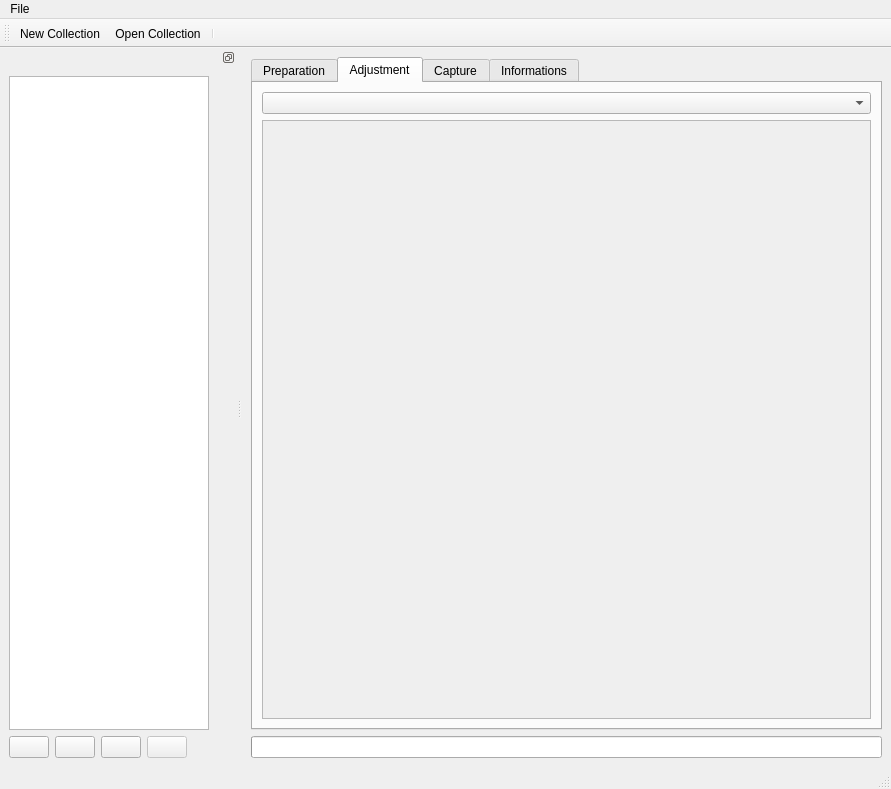
<?xml version="1.0" encoding="UTF-8"?>
<ui version="4.0">
 <class>MainWindow</class>
 <widget class="QMainWindow" name="MainWindow">
  <property name="geometry">
   <rect>
    <x>0</x>
    <y>0</y>
    <width>891</width>
    <height>789</height>
   </rect>
  </property>
  <property name="windowTitle">
   <string>MainWindow</string>
  </property>
  <property name="styleSheet">
   <string notr="true"/>
  </property>
  <widget class="QWidget" name="centralwidget">
   <layout class="QVBoxLayout" name="verticalLayout_2">
    <item>
     <widget class="QTabWidget" name="tab">
      <property name="currentIndex">
       <number>1</number>
      </property>
      <widget class="QWidget" name="preparationTab">
       <attribute name="title">
        <string>Preparation</string>
       </attribute>
      </widget>
      <widget class="QWidget" name="adjustmentTab">
       <attribute name="title">
        <string>Adjustment</string>
       </attribute>
       <layout class="QVBoxLayout" name="verticalLayout_4">
        <item>
         <layout class="QHBoxLayout" name="horizontalLayout_2">
          <item>
           <widget class="QComboBox" name="ardListCombo">
            <property name="sizePolicy">
             <sizepolicy hsizetype="Expanding" vsizetype="Fixed">
              <horstretch>0</horstretch>
              <verstretch>0</verstretch>
             </sizepolicy>
            </property>
           </widget>
          </item>
         </layout>
        </item>
        <item>
         <widget class="QScrollArea" name="scrollArea">
          <property name="widgetResizable">
           <bool>true</bool>
          </property>
          <widget class="QWidget" name="adjustmentScroll">
           <property name="geometry">
            <rect>
             <x>0</x>
             <y>0</y>
             <width>620</width>
             <height>551</height>
            </rect>
           </property>
           <layout class="QHBoxLayout" name="horizontalLayout_4">
            <item>
             <layout class="QVBoxLayout" name="adjustmentLayout"/>
            </item>
            <item>
             <widget class="QLabel" name="label">
              <property name="sizePolicy">
               <sizepolicy hsizetype="Minimum" vsizetype="Minimum">
                <horstretch>0</horstretch>
                <verstretch>0</verstretch>
               </sizepolicy>
              </property>
              <property name="text">
               <string/>
              </property>
              <property name="pixmap">
               <pixmap resource="resources/pics/pics.qrc">:/pics/buste.png</pixmap>
              </property>
             </widget>
            </item>
           </layout>
          </widget>
         </widget>
        </item>
       </layout>
      </widget>
      <widget class="QWidget" name="captureTab">
       <attribute name="title">
        <string>Capture</string>
       </attribute>
       <layout class="QVBoxLayout" name="verticalLayout_6">
        <item>
         <layout class="QHBoxLayout" name="captureLayout">
          <item>
           <layout class="QVBoxLayout" name="picLayout">
            <property name="sizeConstraint">
             <enum>QLayout::SetMaximumSize</enum>
            </property>
            <item>
             <widget class="QTurntable" name="turntable">
              <property name="backgroundBrush">
               <brush brushstyle="SolidPattern">
                <color alpha="255">
                 <red>0</red>
                 <green>0</green>
                 <blue>0</blue>
                </color>
               </brush>
              </property>
              <property name="dragMode">
               <enum>QGraphicsView::ScrollHandDrag</enum>
              </property>
              <property name="transformationAnchor">
               <enum>QGraphicsView::AnchorUnderMouse</enum>
              </property>
             </widget>
            </item>
            <item>
             <layout class="QHBoxLayout" name="zoomLayout_2">
              <item>
               <widget class="QPushButton" name="fitButton">
                <property name="sizePolicy">
                 <sizepolicy hsizetype="Minimum" vsizetype="Minimum">
                  <horstretch>0</horstretch>
                  <verstretch>0</verstretch>
                 </sizepolicy>
                </property>
                <property name="icon">
                 <iconset theme="zoom-fit-best">
                  <normaloff/>
                 </iconset>
                </property>
                <property name="iconSize">
                 <size>
                  <width>16</width>
                  <height>16</height>
                 </size>
                </property>
                <property name="flat">
                 <bool>false</bool>
                </property>
               </widget>
              </item>
              <item>
               <widget class="QPushButton" name="zoomOutButton">
                <property name="sizePolicy">
                 <sizepolicy hsizetype="Minimum" vsizetype="Minimum">
                  <horstretch>0</horstretch>
                  <verstretch>0</verstretch>
                 </sizepolicy>
                </property>
                <property name="icon">
                 <iconset theme="zoom-out">
                  <normaloff/>
                 </iconset>
                </property>
                <property name="iconSize">
                 <size>
                  <width>16</width>
                  <height>16</height>
                 </size>
                </property>
                <property name="flat">
                 <bool>false</bool>
                </property>
               </widget>
              </item>
              <item>
               <widget class="QPushButton" name="resetScaleButton">
                <property name="sizePolicy">
                 <sizepolicy hsizetype="Minimum" vsizetype="Minimum">
                  <horstretch>0</horstretch>
                  <verstretch>0</verstretch>
                 </sizepolicy>
                </property>
                <property name="icon">
                 <iconset theme="zoom-original">
                  <normaloff/>
                 </iconset>
                </property>
                <property name="iconSize">
                 <size>
                  <width>16</width>
                  <height>16</height>
                 </size>
                </property>
                <property name="flat">
                 <bool>false</bool>
                </property>
               </widget>
              </item>
              <item>
               <widget class="QPushButton" name="zoomInButton">
                <property name="sizePolicy">
                 <sizepolicy hsizetype="Minimum" vsizetype="Minimum">
                  <horstretch>0</horstretch>
                  <verstretch>0</verstretch>
                 </sizepolicy>
                </property>
                <property name="icon">
                 <iconset theme="zoom-in">
                  <normaloff/>
                 </iconset>
                </property>
                <property name="iconSize">
                 <size>
                  <width>16</width>
                  <height>16</height>
                 </size>
                </property>
                <property name="flat">
                 <bool>false</bool>
                </property>
               </widget>
              </item>
              <item>
               <spacer name="horizontalSpacer">
                <property name="orientation">
                 <enum>Qt::Horizontal</enum>
                </property>
                <property name="sizeHint" stdset="0">
                 <size>
                  <width>40</width>
                  <height>20</height>
                 </size>
                </property>
               </spacer>
              </item>
             </layout>
            </item>
           </layout>
          </item>
          <item>
           <widget class="QScrollArea" name="controlArea">
            <property name="sizePolicy">
             <sizepolicy hsizetype="Minimum" vsizetype="Expanding">
              <horstretch>0</horstretch>
              <verstretch>0</verstretch>
             </sizepolicy>
            </property>
            <property name="horizontalScrollBarPolicy">
             <enum>Qt::ScrollBarAlwaysOff</enum>
            </property>
            <property name="widgetResizable">
             <bool>true</bool>
            </property>
            <widget class="QWidget" name="controlAreaWidgetContents">
             <property name="geometry">
              <rect>
               <x>0</x>
               <y>0</y>
               <width>211</width>
               <height>350</height>
              </rect>
             </property>
             <layout class="QVBoxLayout" name="verticalLayout_8">
              <item>
               <widget class="QPushButton" name="suzanneButton">
                <property name="text">
                 <string>Load Default Model 1</string>
                </property>
               </widget>
              </item>
              <item>
               <widget class="QPushButton" name="manButton">
                <property name="text">
                 <string>Load Default Model 2</string>
                </property>
               </widget>
              </item>
              <item>
               <widget class="QGroupBox" name="captureBox">
                <property name="title">
                 <string>Capture</string>
                </property>
                <layout class="QVBoxLayout" name="verticalLayout">
                 <item>
                  <widget class="QPushButton" name="massCaptureButton">
                   <property name="text">
                    <string>Launch mass capture</string>
                   </property>
                  </widget>
                 </item>
                 <item>
                  <widget class="QPushButton" name="captureButton">
                   <property name="text">
                    <string>Recapture current view</string>
                   </property>
                  </widget>
                 </item>
                </layout>
               </widget>
              </item>
              <item>
               <widget class="QGroupBox" name="viewGroup">
                <property name="title">
                 <string>View</string>
                </property>
                <layout class="QVBoxLayout" name="verticalLayout_5">
                 <item>
                  <layout class="QHBoxLayout" name="horizontalLayout">
                   <item>
                    <layout class="QVBoxLayout" name="angleLayout">
                     <item>
                      <widget class="QDial" name="viewDial">
                       <property name="sizePolicy">
                        <sizepolicy hsizetype="Expanding" vsizetype="Minimum">
                         <horstretch>0</horstretch>
                         <verstretch>0</verstretch>
                        </sizepolicy>
                       </property>
                       <property name="minimumSize">
                        <size>
                         <width>50</width>
                         <height>50</height>
                        </size>
                       </property>
                       <property name="minimum">
                        <number>0</number>
                       </property>
                       <property name="maximum">
                        <number>359</number>
                       </property>
                       <property name="orientation">
                        <enum>Qt::Horizontal</enum>
                       </property>
                       <property name="wrapping">
                        <bool>true</bool>
                       </property>
                       <property name="notchTarget">
                        <double>10.000000000000000</double>
                       </property>
                       <property name="notchesVisible">
                        <bool>true</bool>
                       </property>
                      </widget>
                     </item>
                     <item>
                      <widget class="QSpinBox" name="angleBox">
                       <property name="sizePolicy">
                        <sizepolicy hsizetype="Minimum" vsizetype="Fixed">
                         <horstretch>0</horstretch>
                         <verstretch>0</verstretch>
                        </sizepolicy>
                       </property>
                       <property name="wrapping">
                        <bool>true</bool>
                       </property>
                       <property name="readOnly">
                        <bool>false</bool>
                       </property>
                       <property name="suffix">
                        <string>°</string>
                       </property>
                       <property name="minimum">
                        <number>0</number>
                       </property>
                       <property name="maximum">
                        <number>359</number>
                       </property>
                      </widget>
                     </item>
                    </layout>
                   </item>
                   <item>
                    <layout class="QVBoxLayout" name="zoomLayout">
                     <item>
                      <widget class="QSlider" name="zoomSlider">
                       <property name="sizePolicy">
                        <sizepolicy hsizetype="Minimum" vsizetype="Expanding">
                         <horstretch>0</horstretch>
                         <verstretch>0</verstretch>
                        </sizepolicy>
                       </property>
                       <property name="minimum">
                        <number>1</number>
                       </property>
                       <property name="maximum">
                        <number>200</number>
                       </property>
                       <property name="orientation">
                        <enum>Qt::Vertical</enum>
                       </property>
                      </widget>
                     </item>
                     <item>
                      <widget class="QSpinBox" name="zoomBox">
                       <property name="suffix">
                        <string>%</string>
                       </property>
                       <property name="minimum">
                        <number>1</number>
                       </property>
                       <property name="maximum">
                        <number>200</number>
                       </property>
                      </widget>
                     </item>
                    </layout>
                   </item>
                  </layout>
                 </item>
                 <item>
                  <widget class="QPushButton" name="rotateToViewButton">
                   <property name="text">
                    <string>Rotate Model</string>
                   </property>
                  </widget>
                 </item>
                </layout>
               </widget>
              </item>
              <item>
               <spacer name="verticalSpacer">
                <property name="orientation">
                 <enum>Qt::Vertical</enum>
                </property>
                <property name="sizeHint" stdset="0">
                 <size>
                  <width>20</width>
                  <height>40</height>
                 </size>
                </property>
               </spacer>
              </item>
             </layout>
            </widget>
           </widget>
          </item>
         </layout>
        </item>
       </layout>
      </widget>
      <widget class="QWidget" name="infoTab">
       <attribute name="title">
        <string>Informations</string>
       </attribute>
       <layout class="QVBoxLayout" name="verticalLayout_7">
        <item>
         <layout class="QFormLayout" name="infoLayout">
          <property name="fieldGrowthPolicy">
           <enum>QFormLayout::AllNonFixedFieldsGrow</enum>
          </property>
         </layout>
        </item>
       </layout>
      </widget>
     </widget>
    </item>
    <item>
     <layout class="QHBoxLayout" name="progressLayout">
      <item>
       <widget class="QProgressBar" name="workBar">
        <property name="value">
         <number>0</number>
        </property>
        <property name="format">
         <string/>
        </property>
       </widget>
      </item>
     </layout>
    </item>
   </layout>
  </widget>
  <widget class="QMenuBar" name="menubar">
   <property name="geometry">
    <rect>
     <x>0</x>
     <y>0</y>
     <width>891</width>
     <height>29</height>
    </rect>
   </property>
   <widget class="QMenu" name="menuA">
    <property name="title">
     <string>File</string>
    </property>
    <addaction name="actionNew_Collection"/>
    <addaction name="actionOpen_Collection"/>
    <addaction name="actionSettings"/>
   </widget>
   <addaction name="menuA"/>
  </widget>
  <widget class="QStatusBar" name="statusbar"/>
  <widget class="QToolBar" name="toolBar">
   <property name="windowTitle">
    <string>toolBar</string>
   </property>
   <attribute name="toolBarArea">
    <enum>TopToolBarArea</enum>
   </attribute>
   <attribute name="toolBarBreak">
    <bool>false</bool>
   </attribute>
   <addaction name="actionNew_Collection"/>
   <addaction name="actionOpen_Collection"/>
   <addaction name="separator"/>
  </widget>
  <widget class="QDockWidget" name="dockWidget">
   <property name="features">
    <set>QDockWidget::DockWidgetFloatable|QDockWidget::DockWidgetMovable</set>
   </property>
   <attribute name="dockWidgetArea">
    <number>1</number>
   </attribute>
   <widget class="QWidget" name="dockWidgetContents">
    <layout class="QVBoxLayout" name="verticalLayout_9">
     <item>
      <widget class="QLoadedListWidget" name="collectionTable2">
       <property name="sizePolicy">
        <sizepolicy hsizetype="Fixed" vsizetype="Expanding">
         <horstretch>0</horstretch>
         <verstretch>0</verstretch>
        </sizepolicy>
       </property>
       <property name="minimumSize">
        <size>
         <width>200</width>
         <height>0</height>
        </size>
       </property>
       <property name="maximumSize">
        <size>
         <width>200</width>
         <height>16777215</height>
        </size>
       </property>
       <property name="alternatingRowColors">
        <bool>true</bool>
       </property>
       <property name="selectionMode">
        <enum>QAbstractItemView::ExtendedSelection</enum>
       </property>
      </widget>
     </item>
     <item>
      <layout class="QHBoxLayout" name="horizontalLayout_3">
       <item>
        <widget class="QPushButton" name="loadButton">
         <property name="text">
          <string/>
         </property>
         <property name="icon">
          <iconset theme="document-open">
           <normaloff/>
          </iconset>
         </property>
         <property name="iconSize">
          <size>
           <width>16</width>
           <height>16</height>
          </size>
         </property>
        </widget>
       </item>
       <item>
        <widget class="QPushButton" name="newCostume">
         <property name="text">
          <string/>
         </property>
         <property name="icon">
          <iconset theme="document-new">
           <normaloff/>
          </iconset>
         </property>
         <property name="iconSize">
          <size>
           <width>16</width>
           <height>16</height>
          </size>
         </property>
        </widget>
       </item>
       <item>
        <widget class="QPushButton" name="removeButton">
         <property name="text">
          <string/>
         </property>
         <property name="icon">
          <iconset theme="edit-delete">
           <normaloff/>
          </iconset>
         </property>
         <property name="iconSize">
          <size>
           <width>16</width>
           <height>16</height>
          </size>
         </property>
        </widget>
       </item>
       <item>
        <widget class="QPushButton" name="saveButton">
         <property name="enabled">
          <bool>false</bool>
         </property>
         <property name="text">
          <string/>
         </property>
         <property name="icon">
          <iconset theme="document-save">
           <normaloff/>
          </iconset>
         </property>
         <property name="iconSize">
          <size>
           <width>16</width>
           <height>16</height>
          </size>
         </property>
        </widget>
       </item>
       <item>
        <spacer name="horizontalSpacer_2">
         <property name="orientation">
          <enum>Qt::Horizontal</enum>
         </property>
         <property name="sizeHint" stdset="0">
          <size>
           <width>40</width>
           <height>20</height>
          </size>
         </property>
        </spacer>
       </item>
      </layout>
     </item>
    </layout>
   </widget>
  </widget>
  <action name="actionNew_Collection">
   <property name="icon">
    <iconset theme="document-new">
     <normaloff/>
    </iconset>
   </property>
   <property name="text">
    <string>New Collection</string>
   </property>
  </action>
  <action name="actionOpen_Collection">
   <property name="icon">
    <iconset theme="document-open">
     <normaloff/>
    </iconset>
   </property>
   <property name="text">
    <string>Open Collection</string>
   </property>
  </action>
  <action name="actionSettings">
   <property name="text">
    <string>Settings</string>
   </property>
  </action>
 </widget>
 <customwidgets>
  <customwidget>
   <class>QTurntable</class>
   <extends>QGraphicsView</extends>
   <header location="global">widgets/qturntable.h</header>
   <slots>
    <signal>zoomChanged(int)</signal>
    <signal>angleChanged(int)</signal>
    <signal>loadStart(QString,int)</signal>
    <signal>loadUpdate(int)</signal>
    <signal>loadComplete()</signal>
    <slot>setView(int)</slot>
    <slot>fitInView()</slot>
    <slot>resetScale()</slot>
    <slot>setZoom(int)</slot>
    <slot>setAngle(int)</slot>
    <slot>zoomIn()</slot>
    <slot>zoomOut()</slot>
   </slots>
  </customwidget>
  <customwidget>
   <class>QLoadedListWidget</class>
   <extends>QListWidget</extends>
   <header location="global">widgets/qloadedlistwidget.h</header>
   <slots>
    <signal>loadedChanged(int)</signal>
    <slot>loadCurrent()</slot>
    <slot>load(int)</slot>
    <slot>load(QListWidgetItem*)</slot>
   </slots>
  </customwidget>
 </customwidgets>
 <resources>
  <include location="resources/pics/pics.qrc"/>
 </resources>
 <connections>
  <connection>
   <sender>turntable</sender>
   <signal>angleChanged(int)</signal>
   <receiver>viewDial</receiver>
   <slot>setValue(int)</slot>
   <hints>
    <hint type="sourcelabel">
     <x>338</x>
     <y>149</y>
    </hint>
    <hint type="destinationlabel">
     <x>784</x>
     <y>462</y>
    </hint>
   </hints>
  </connection>
  <connection>
   <sender>viewDial</sender>
   <signal>valueChanged(int)</signal>
   <receiver>turntable</receiver>
   <slot>setAngle(int)</slot>
   <hints>
    <hint type="sourcelabel">
     <x>784</x>
     <y>462</y>
    </hint>
    <hint type="destinationlabel">
     <x>338</x>
     <y>149</y>
    </hint>
   </hints>
  </connection>
  <connection>
   <sender>turntable</sender>
   <signal>zoomChanged(int)</signal>
   <receiver>zoomSlider</receiver>
   <slot>setValue(int)</slot>
   <hints>
    <hint type="sourcelabel">
     <x>338</x>
     <y>149</y>
    </hint>
    <hint type="destinationlabel">
     <x>848</x>
     <y>462</y>
    </hint>
   </hints>
  </connection>
  <connection>
   <sender>angleBox</sender>
   <signal>valueChanged(int)</signal>
   <receiver>turntable</receiver>
   <slot>setAngle(int)</slot>
   <hints>
    <hint type="sourcelabel">
     <x>784</x>
     <y>530</y>
    </hint>
    <hint type="destinationlabel">
     <x>338</x>
     <y>149</y>
    </hint>
   </hints>
  </connection>
  <connection>
   <sender>turntable</sender>
   <signal>angleChanged(int)</signal>
   <receiver>angleBox</receiver>
   <slot>setValue(int)</slot>
   <hints>
    <hint type="sourcelabel">
     <x>338</x>
     <y>149</y>
    </hint>
    <hint type="destinationlabel">
     <x>784</x>
     <y>530</y>
    </hint>
   </hints>
  </connection>
  <connection>
   <sender>zoomBox</sender>
   <signal>valueChanged(int)</signal>
   <receiver>turntable</receiver>
   <slot>setZoom(int)</slot>
   <hints>
    <hint type="sourcelabel">
     <x>848</x>
     <y>530</y>
    </hint>
    <hint type="destinationlabel">
     <x>338</x>
     <y>149</y>
    </hint>
   </hints>
  </connection>
  <connection>
   <sender>turntable</sender>
   <signal>zoomChanged(int)</signal>
   <receiver>zoomBox</receiver>
   <slot>setValue(int)</slot>
   <hints>
    <hint type="sourcelabel">
     <x>338</x>
     <y>149</y>
    </hint>
    <hint type="destinationlabel">
     <x>848</x>
     <y>530</y>
    </hint>
   </hints>
  </connection>
  <connection>
   <sender>zoomSlider</sender>
   <signal>valueChanged(int)</signal>
   <receiver>turntable</receiver>
   <slot>setZoom(int)</slot>
   <hints>
    <hint type="sourcelabel">
     <x>848</x>
     <y>462</y>
    </hint>
    <hint type="destinationlabel">
     <x>338</x>
     <y>149</y>
    </hint>
   </hints>
  </connection>
  <connection>
   <sender>resetScaleButton</sender>
   <signal>pressed()</signal>
   <receiver>turntable</receiver>
   <slot>resetScale()</slot>
   <hints>
    <hint type="sourcelabel">
     <x>371</x>
     <y>706</y>
    </hint>
    <hint type="destinationlabel">
     <x>338</x>
     <y>149</y>
    </hint>
   </hints>
  </connection>
  <connection>
   <sender>fitButton</sender>
   <signal>pressed()</signal>
   <receiver>turntable</receiver>
   <slot>fitInView()</slot>
   <hints>
    <hint type="sourcelabel">
     <x>287</x>
     <y>706</y>
    </hint>
    <hint type="destinationlabel">
     <x>338</x>
     <y>149</y>
    </hint>
   </hints>
  </connection>
  <connection>
   <sender>loadButton</sender>
   <signal>clicked()</signal>
   <receiver>collectionTable2</receiver>
   <slot>loadCurrent()</slot>
   <hints>
    <hint type="sourcelabel">
     <x>45</x>
     <y>754</y>
    </hint>
    <hint type="destinationlabel">
     <x>86</x>
     <y>597</y>
    </hint>
   </hints>
  </connection>
  <connection>
   <sender>collectionTable2</sender>
   <signal>itemDoubleClicked(QListWidgetItem*)</signal>
   <receiver>collectionTable2</receiver>
   <slot>load(QListWidgetItem*)</slot>
   <hints>
    <hint type="sourcelabel">
     <x>112</x>
     <y>146</y>
    </hint>
    <hint type="destinationlabel">
     <x>161</x>
     <y>139</y>
    </hint>
   </hints>
  </connection>
  <connection>
   <sender>turntable</sender>
   <signal>loadStart(QString,int)</signal>
   <receiver>MainWindow</receiver>
   <slot>startWork(QString,int)</slot>
   <hints>
    <hint type="sourcelabel">
     <x>338</x>
     <y>149</y>
    </hint>
    <hint type="destinationlabel">
     <x>415</x>
     <y>50</y>
    </hint>
   </hints>
  </connection>
  <connection>
   <sender>turntable</sender>
   <signal>loadUpdate(int)</signal>
   <receiver>workBar</receiver>
   <slot>setValue(int)</slot>
   <hints>
    <hint type="sourcelabel">
     <x>338</x>
     <y>149</y>
    </hint>
    <hint type="destinationlabel">
     <x>880</x>
     <y>754</y>
    </hint>
   </hints>
  </connection>
  <connection>
   <sender>turntable</sender>
   <signal>loadComplete()</signal>
   <receiver>MainWindow</receiver>
   <slot>endWork()</slot>
   <hints>
    <hint type="sourcelabel">
     <x>338</x>
     <y>149</y>
    </hint>
    <hint type="destinationlabel">
     <x>605</x>
     <y>687</y>
    </hint>
   </hints>
  </connection>
  <connection>
   <sender>zoomInButton</sender>
   <signal>clicked()</signal>
   <receiver>turntable</receiver>
   <slot>zoomIn()</slot>
   <hints>
    <hint type="sourcelabel">
     <x>413</x>
     <y>706</y>
    </hint>
    <hint type="destinationlabel">
     <x>338</x>
     <y>149</y>
    </hint>
   </hints>
  </connection>
  <connection>
   <sender>zoomOutButton</sender>
   <signal>clicked()</signal>
   <receiver>turntable</receiver>
   <slot>zoomOut()</slot>
   <hints>
    <hint type="sourcelabel">
     <x>329</x>
     <y>706</y>
    </hint>
    <hint type="destinationlabel">
     <x>338</x>
     <y>149</y>
    </hint>
   </hints>
  </connection>
 </connections>
 <slots>
  <slot>loadCostume(int)</slot>
  <slot>startWork(QString,int)</slot>
  <slot>endWork()</slot>
 </slots>
</ui>
